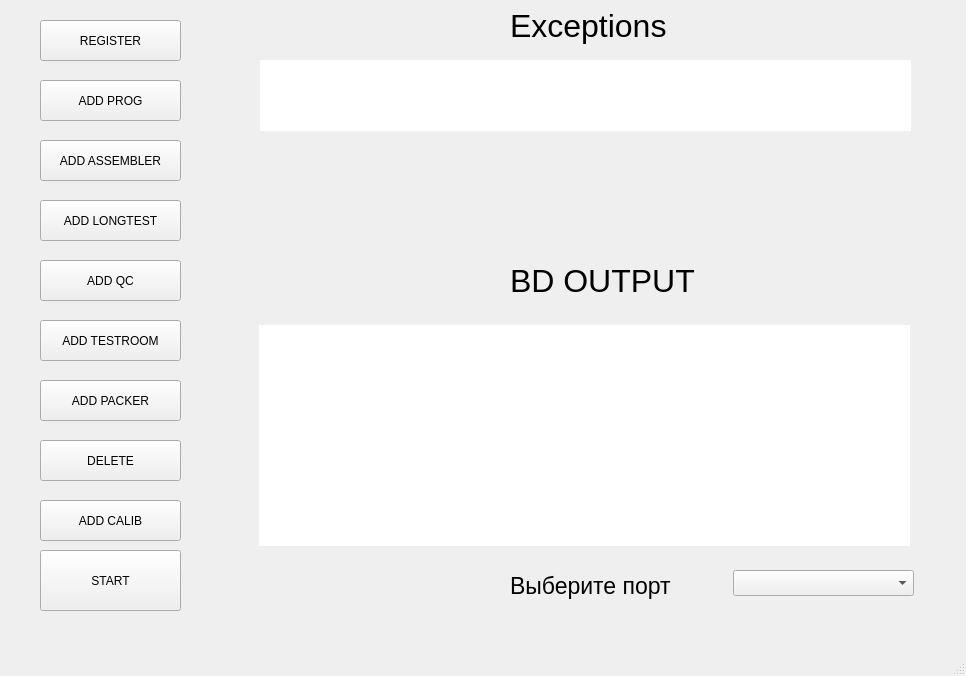
<?xml version="1.0" encoding="UTF-8"?>
<ui version="4.0">
 <class>MainWindow</class>
 <widget class="QMainWindow" name="MainWindow">
  <property name="geometry">
   <rect>
    <x>0</x>
    <y>0</y>
    <width>966</width>
    <height>676</height>
   </rect>
  </property>
  <property name="acceptDrops">
   <bool>false</bool>
  </property>
  <property name="windowTitle">
   <string>DBclient</string>
  </property>
  <widget class="QWidget" name="centralwidget">
   <widget class="QPushButton" name="REGISTER">
    <property name="geometry">
     <rect>
      <x>40</x>
      <y>20</y>
      <width>141</width>
      <height>41</height>
     </rect>
    </property>
    <property name="text">
     <string>REGISTER</string>
    </property>
    <property name="checkable">
     <bool>true</bool>
    </property>
   </widget>
   <widget class="QPushButton" name="ADD_PROG">
    <property name="geometry">
     <rect>
      <x>40</x>
      <y>80</y>
      <width>141</width>
      <height>41</height>
     </rect>
    </property>
    <property name="text">
     <string>ADD PROG</string>
    </property>
    <property name="checkable">
     <bool>true</bool>
    </property>
   </widget>
   <widget class="QPushButton" name="ADD_ASSEMBLER">
    <property name="enabled">
     <bool>true</bool>
    </property>
    <property name="geometry">
     <rect>
      <x>40</x>
      <y>140</y>
      <width>141</width>
      <height>41</height>
     </rect>
    </property>
    <property name="text">
     <string>ADD ASSEMBLER</string>
    </property>
    <property name="checkable">
     <bool>true</bool>
    </property>
   </widget>
   <widget class="QPushButton" name="START">
    <property name="geometry">
     <rect>
      <x>40</x>
      <y>550</y>
      <width>141</width>
      <height>61</height>
     </rect>
    </property>
    <property name="text">
     <string>START</string>
    </property>
   </widget>
   <widget class="QPushButton" name="DELETE">
    <property name="geometry">
     <rect>
      <x>40</x>
      <y>440</y>
      <width>141</width>
      <height>41</height>
     </rect>
    </property>
    <property name="text">
     <string>DELETE</string>
    </property>
    <property name="checkable">
     <bool>true</bool>
    </property>
   </widget>
   <widget class="QLabel" name="label_2">
    <property name="geometry">
     <rect>
      <x>510</x>
      <y>250</y>
      <width>211</width>
      <height>61</height>
     </rect>
    </property>
    <property name="font">
     <font>
      <pointsize>24</pointsize>
     </font>
    </property>
    <property name="text">
     <string>BD OUTPUT</string>
    </property>
   </widget>
   <widget class="QPushButton" name="ADD_LONGTEST">
    <property name="geometry">
     <rect>
      <x>40</x>
      <y>200</y>
      <width>141</width>
      <height>41</height>
     </rect>
    </property>
    <property name="text">
     <string>ADD LONGTEST</string>
    </property>
    <property name="checkable">
     <bool>true</bool>
    </property>
   </widget>
   <widget class="QPushButton" name="ADD_QC">
    <property name="geometry">
     <rect>
      <x>40</x>
      <y>260</y>
      <width>141</width>
      <height>41</height>
     </rect>
    </property>
    <property name="text">
     <string>ADD QC</string>
    </property>
    <property name="checkable">
     <bool>true</bool>
    </property>
   </widget>
   <widget class="QPushButton" name="ADD_PACKER">
    <property name="geometry">
     <rect>
      <x>40</x>
      <y>380</y>
      <width>141</width>
      <height>41</height>
     </rect>
    </property>
    <property name="text">
     <string>ADD PACKER</string>
    </property>
    <property name="checkable">
     <bool>true</bool>
    </property>
   </widget>
   <widget class="QPushButton" name="ADD_TESTROOM">
    <property name="geometry">
     <rect>
      <x>40</x>
      <y>320</y>
      <width>141</width>
      <height>41</height>
     </rect>
    </property>
    <property name="text">
     <string>ADD TESTROOM</string>
    </property>
    <property name="checkable">
     <bool>true</bool>
    </property>
   </widget>
   <widget class="QLabel" name="exc_label">
    <property name="geometry">
     <rect>
      <x>260</x>
      <y>60</y>
      <width>651</width>
      <height>71</height>
     </rect>
    </property>
    <property name="autoFillBackground">
     <bool>false</bool>
    </property>
    <property name="styleSheet">
     <string notr="true">background-color: rgb(255, 255, 255);</string>
    </property>
    <property name="text">
     <string/>
    </property>
   </widget>
   <widget class="QLabel" name="output_label">
    <property name="geometry">
     <rect>
      <x>259</x>
      <y>325</y>
      <width>651</width>
      <height>221</height>
     </rect>
    </property>
    <property name="styleSheet">
     <string notr="true">background-color: rgb(255, 255, 255);</string>
    </property>
    <property name="text">
     <string/>
    </property>
   </widget>
   <widget class="QLabel" name="label">
    <property name="geometry">
     <rect>
      <x>510</x>
      <y>0</y>
      <width>171</width>
      <height>51</height>
     </rect>
    </property>
    <property name="font">
     <font>
      <pointsize>24</pointsize>
     </font>
    </property>
    <property name="text">
     <string>Exceptions</string>
    </property>
   </widget>
   <widget class="QComboBox" name="comboBox">
    <property name="geometry">
     <rect>
      <x>733</x>
      <y>570</y>
      <width>181</width>
      <height>26</height>
     </rect>
    </property>
    <property name="mouseTracking">
     <bool>false</bool>
    </property>
    <property name="editable">
     <bool>false</bool>
    </property>
   </widget>
   <widget class="QLabel" name="port_choose_label">
    <property name="geometry">
     <rect>
      <x>510</x>
      <y>560</y>
      <width>201</width>
      <height>51</height>
     </rect>
    </property>
    <property name="font">
     <font>
      <pointsize>17</pointsize>
     </font>
    </property>
    <property name="text">
     <string>Выберите порт</string>
    </property>
   </widget>
   <widget class="QPushButton" name="ADD_CALIB">
    <property name="geometry">
     <rect>
      <x>40</x>
      <y>500</y>
      <width>141</width>
      <height>41</height>
     </rect>
    </property>
    <property name="text">
     <string>ADD CALIB</string>
    </property>
    <property name="checkable">
     <bool>true</bool>
    </property>
   </widget>
  </widget>
  <widget class="QMenuBar" name="menubar">
   <property name="geometry">
    <rect>
     <x>0</x>
     <y>0</y>
     <width>966</width>
     <height>22</height>
    </rect>
   </property>
  </widget>
  <widget class="QStatusBar" name="statusbar"/>
 </widget>
 <resources/>
 <connections/>
</ui>
